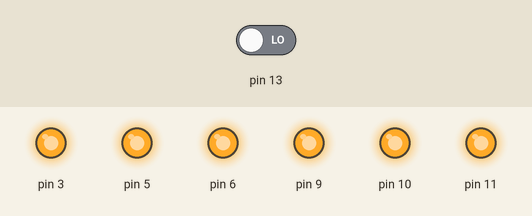
This sketch was run on a simulated Arduino Uno, built with avr-gcc and run on an emulated ATmega328P. On the bench: output pins drawn as LEDs (lit = HIGH). Dashed ring = blinking. Inputs (shaded band) come from the test bench; at power-on: pin 13 LOW.

Above: at 1.2 s.
1.3 s: pin 13 driven HIGH
At 1.8 s:
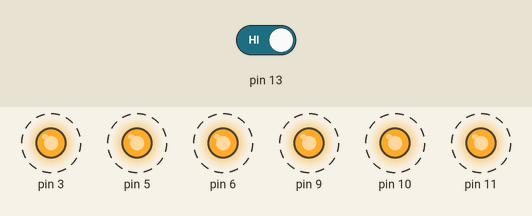
4.3 s: pin 13 driven LOW
At 4.6 s:
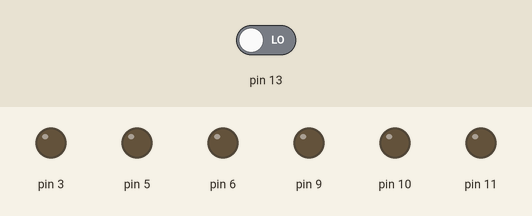
Timing chart, 0 to 7.3 s (numbered marks = the images above; inputs shaded):
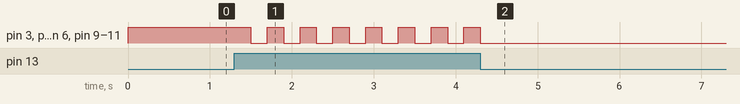

The sketch:

_6ledson.ino
```cpp
int state = HIGH;

void setup() {
  pinMode(3, OUTPUT);
  pinMode(5, OUTPUT);
  pinMode(6, OUTPUT);
  pinMode(9, OUTPUT);
  pinMode(10, OUTPUT);
  pinMode(11, OUTPUT);
  pinMode(13, INPUT);

}

void loop() {
  // put your main code here, to run repeatedly:
   if (digitalRead(13)){
     if (state == HIGH)
     {
      state = LOW;
     }
     else
     {
       state = HIGH;
     }
   delay(200);
  }

  digitalWrite(3, state);
  digitalWrite(5, state);
  digitalWrite(6, state);
  digitalWrite(9, state);
  digitalWrite(10, state);
  digitalWrite(11, state);

}
```

Measured:
- after the input at 1.3 s, pin 3, pin 5, pin 6, pin 9–11: alternates HIGH for 0.20 s and LOW for 0.20 s, starting after 0.20 s
- after the input at 4.3 s, pin 3, pin 5, pin 6, pin 9–11: goes on until 4.3 s, then stays LOW
